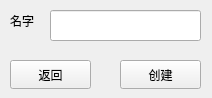
<?xml version="1.0" encoding="UTF-8"?>
<ui version="4.0">
 <class>Dialog</class>
 <widget class="QDialog" name="Dialog">
  <property name="geometry">
   <rect>
    <x>0</x>
    <y>0</y>
    <width>212</width>
    <height>98</height>
   </rect>
  </property>
  <property name="windowTitle">
   <string>Dialog</string>
  </property>
  <widget class="QDialogButtonBox" name="buttonBox">
   <property name="geometry">
    <rect>
     <x>30</x>
     <y>240</y>
     <width>341</width>
     <height>32</height>
    </rect>
   </property>
   <property name="orientation">
    <enum>Qt::Horizontal</enum>
   </property>
   <property name="standardButtons">
    <set>QDialogButtonBox::Cancel|QDialogButtonBox::Ok</set>
   </property>
  </widget>
  <widget class="QLabel" name="label">
   <property name="geometry">
    <rect>
     <x>10</x>
     <y>10</y>
     <width>31</width>
     <height>21</height>
    </rect>
   </property>
   <property name="text">
    <string>名字</string>
   </property>
  </widget>
  <widget class="QLineEdit" name="lineEdit">
   <property name="geometry">
    <rect>
     <x>50</x>
     <y>10</y>
     <width>151</width>
     <height>31</height>
    </rect>
   </property>
  </widget>
  <widget class="QPushButton" name="pushButton">
   <property name="geometry">
    <rect>
     <x>10</x>
     <y>60</y>
     <width>81</width>
     <height>29</height>
    </rect>
   </property>
   <property name="text">
    <string>返回</string>
   </property>
  </widget>
  <widget class="QPushButton" name="pushButton_2">
   <property name="geometry">
    <rect>
     <x>120</x>
     <y>60</y>
     <width>81</width>
     <height>29</height>
    </rect>
   </property>
   <property name="text">
    <string>创建</string>
   </property>
  </widget>
 </widget>
 <resources/>
 <connections>
  <connection>
   <sender>buttonBox</sender>
   <signal>accepted()</signal>
   <receiver>Dialog</receiver>
   <slot>accept()</slot>
   <hints>
    <hint type="sourcelabel">
     <x>248</x>
     <y>254</y>
    </hint>
    <hint type="destinationlabel">
     <x>157</x>
     <y>274</y>
    </hint>
   </hints>
  </connection>
  <connection>
   <sender>buttonBox</sender>
   <signal>rejected()</signal>
   <receiver>Dialog</receiver>
   <slot>reject()</slot>
   <hints>
    <hint type="sourcelabel">
     <x>316</x>
     <y>260</y>
    </hint>
    <hint type="destinationlabel">
     <x>286</x>
     <y>274</y>
    </hint>
   </hints>
  </connection>
 </connections>
</ui>
